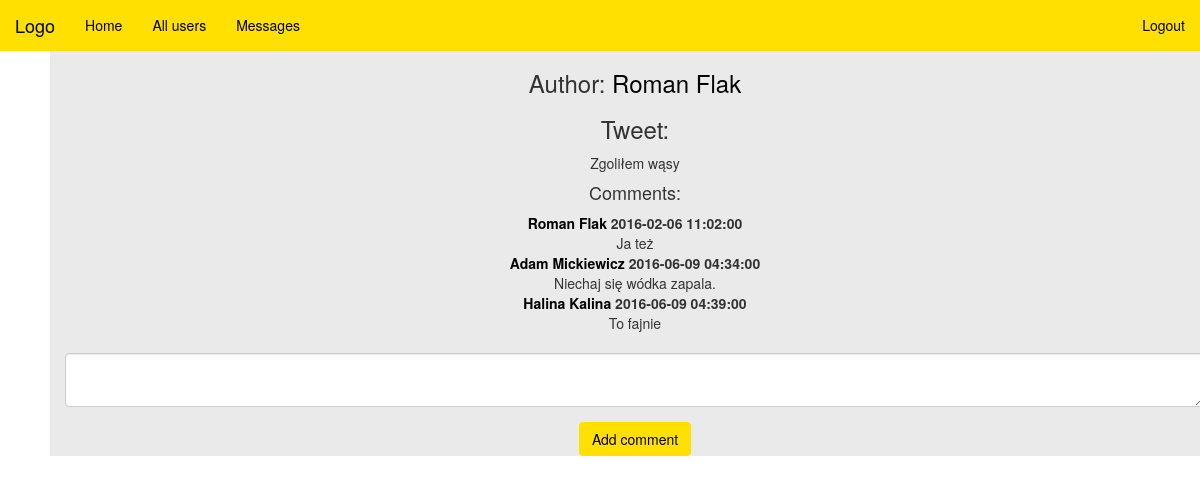
The app's page /tweet_page.php?id=4 (signed in) with its own data.
### tables this page shows
CREATE TABLE IF NOT EXISTS `User` (
  `id` int(11) NOT NULL AUTO_INCREMENT,
  `email` varchar(100) NOT NULL,
  `password` varchar(255) NOT NULL,
  `fullName` varchar(100) NOT NULL,
  `active` tinyint(1) DEFAULT '1',
  PRIMARY KEY (`id`),
  UNIQUE KEY `email` (`email`)
);

CREATE TABLE IF NOT EXISTS `Tweet` (
  `id` int(11) NOT NULL AUTO_INCREMENT,
  `user_id` int(11) NOT NULL,
  `text` varchar(140) NOT NULL,
  PRIMARY KEY (`id`),
  KEY `user_id` (`user_id`)
);

CREATE TABLE IF NOT EXISTS `Comment` (
  `id` int(11) NOT NULL AUTO_INCREMENT,
  `tweet_id` int(11) NOT NULL,
  `user_id` int(11) NOT NULL,
  `creation_date` datetime DEFAULT NULL,
  `text` varchar(100) NOT NULL,
  PRIMARY KEY (`id`),
  KEY `Comment_ibfk_1` (`tweet_id`),
  KEY `Comment_ibfk_2` (`user_id`)
);

### src/Tweet.php (called while the page is built, shortened)
<?php
require_once 'User.php';
class Tweet {
    private $userId;
    private $text;
    function __construct() {
        $this->userId = 0;
        $this->text = "";
    }
    function getUserID() {
        return $this->userId;
    }
    function getText() {
        return $this->text;
    }
    function loadFromDB(mysqli $conn, $id) {
        $sql = "SELECT * FROM Tweet WHERE id=$id";
        $result = $conn->query($sql);
        if($result->num_rows == 1) {
            $rowTweet = $result->fetch_assoc();
            $this->userId = $rowTweet['user_id'];
            $this->text = $rowTweet['text'];
        }
        else {
            return null;
        }
    }
}

### src/User.php (called while the page is built, shortened)
<?php
class User {
    private $fullName;
    public function __construct() {
        $this->fullName = "";
    }
    public function getFullName() {
        return $this->fullName;
    }
    public function loadFromDB(mysqli $conn, $id) {
        $sql = "SELECT * FROM User WHERE id=$id";
        $result = $conn->query($sql);
        if($result->num_rows == 1) {
            $rowUser = $result->fetch_assoc();
            $this->fullName = $rowUser['fullName'];
            return $this;
        }
        else {
            return null;
        }
    }
}

### src/Comment.php (called while the page is built, shortened)
<?php
class Comment {
    public static function loadAllComments(mysqli $conn, $tweetId) {
        $sql = "SELECT * FROM Comment WHERE tweet_id = $tweetId ORDER BY Comment.creation_date";
        $result = $conn->query($sql);
        if($result->num_rows > 0) {
            $commentsArray = [];
            while($row = $result->fetch_assoc()) {
                $comment = new Comment;
                $comment->id = $row['id'];
                $comment->tweetId = $row['tweet_id'];
                $comment->userId = $row['user_id'];
                $comment->text = $row['text'];
                $comment->creationDate = $row['creation_date'];
                $commentsArray[]= $comment;
            }
            return $commentsArray;
        }
    }
    private $userId;
    private $creationDate;
    private $text;
   function __construct() {
        $this->userId = 0;
        $this->creationDate = "";
        $this->text = "";
    }
    public function getUserId() {
        return $this->userId;
    }
    public function getCreationDate() {
        return $this->creationDate;
    }
    public function getText() {
        return $this->text;
    }
}

### tweet_page.php (the view, shortened to what this page needs)
<!DOCTYPE html>
<?php
require_once './src/User.php';
require_once './src/Tweet.php';
require_once './src/Comment.php';
require_once './src/connection.php';
?>
<html>
    <head>
        <link rel="stylesheet" href="./css/style.css">
        <link rel="stylesheet" href="./css/bootstrap.css">
    </head>
    <body>
        <nav class="navbar navbar-inverse navbar-fixed-top">
            <div class="container-fluid">
                <div class="navbar-header">
                    <a class="navbar-brand" href="index.php">Logo</a>
                </div>
                <div class="collapse navbar-collapse" id="myNavbar">
                    <ul class="nav navbar-nav">
                        <li><a href="index.php">Home</a></li>
                        <li><a href='all_users.php'>All users</a></li>
                        <li><a href='messages_page.php'>Messages</a></li>
                    </ul>
                    <ul class="nav navbar-nav navbar-right">
                        <li><a href='logout.php'>Logout</a> </li>
                    </ul>
                </div>
            </div>
        </nav>
        <div class="container text-center">
            <?php
            if (isset($_GET)) {
                $tweetId = $_GET['id'];
                $thisTweet = new Tweet();
                $thisTweet->loadFromDB($conn, $tweetId);
                $user = new User();
                $userId = $thisTweet->getUserID();
                $user->loadFromDB($conn, $userId);
                $userName = $user->getFullName();
                echo("<h3>Author: <a class='tweet_link' href='user_page.php?id=$userId'>$userName</a></h3>");
                echo("<h3>Tweet:</h3>");
                echo("<div>{$thisTweet->getText()}</div>");
                $tweetComments = Comment::loadAllComments($conn, $tweetId);
                echo("<h4>Comments:</h4>");
                echo("<dl>");
                for ($i = 0; $i < count($tweetComments); $i++) {
                    $commentText = $tweetComments[$i]->getText();
                    $commentDate = $tweetComments[$i]->getCreationDate();
                    $commentingUserId = $tweetComments[$i]->getUserId();
                    $commentingUser = new User();
                    $commentingUser->loadFromDB($conn, $commentingUserId);
                    $commentingUserName = $commentingUser->getFullName();
                    echo("<dt><a class='tweet_link' href='user_page.php?id=$commentingUserId'>$commentingUserName </a>$commentDate</dt>");
                    echo("<dd>$commentText</dd>");
                }
                echo("</dl>");
            }
            ?>
            <form method="POST" role="form">
                <div class="form-group">
                    <textarea class="form-control" maxlength="100" name="comment"></textarea>
                </div>
                <input class="btn btn-info" type="submit" value="Add comment">
            </form>
        </div>
    </body>
</html>

### css/style.css (style rules this page uses)
.tweet_link { color: black; }

### records on screen
user: fullName "Roman Flak"
tweet: text "Zgoliłem wąsy"
comment: user.fullName "Roman Flak", creation_date "2016-02-06 11:02:00", text "Ja też"
comment: user.fullName "Adam Mickiewicz", creation_date "2016-06-09 04:34:00", text "Niechaj się wódka zapala."
comment: user.fullName "Halina Kalina", creation_date "2016-06-09 04:39:00", text "To fajnie"
